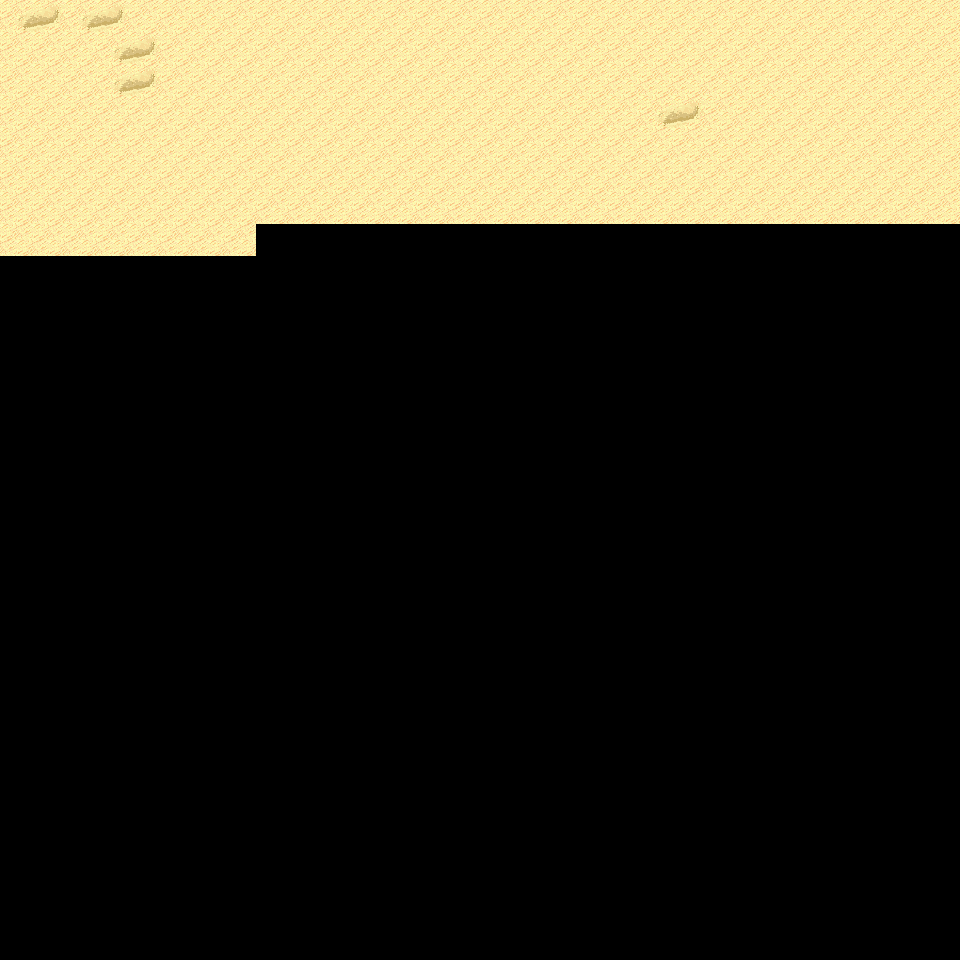

This is a level from a 2D game, rendered from its Tiled map with the project's own tilesets. A one-line summary and the map file follow, with tile-layer data summarised:
An orthogonal 30x30 tile map with 32x32 px tiles, 6 tile layers (Ground, Object, Object2, Above, ...), 6 tilesets and 2 objects (2x mapExit).

<map version="1.0" orientation="orthogonal" renderorder="right-down" width="30" height="30" tilewidth="32" tileheight="32" nextobjectid="3">
  <tileset firstgid="1" name="tileset_logic_collision" tilewidth="32" tileheight="32" tilecount="1" columns="1">
    <image source="../drawable/tileset_logic_collision.png" width="32" height="32" />
  </tileset>
  <tileset firstgid="2" name="tileset_terrain_desert" tilewidth="32" tileheight="32" tilecount="88" columns="8">
    <image source="../drawable/tileset_terrain_desert.png" width="256" height="352" />
  </tileset>
  <tileset firstgid="90" name="tileset_ground_sand_2" tilewidth="32" tileheight="32" tilecount="15" columns="5">
    <image source="../drawable/tileset_ground_sand_2.png" width="160" height="96" />
  </tileset>
  <tileset firstgid="105" name="tileset_plant_cactus_2" tilewidth="32" tileheight="32" tilecount="10" columns="5">
    <image source="../drawable/tileset_plant_cactus_2.png" width="160" height="64" />
  </tileset>
  <tileset firstgid="115" name="tileset_plant_round_cactuses" tilewidth="32" tileheight="32" tilecount="20" columns="10">
    <image source="../drawable/tileset_plant_round_cactuses.png" width="320" height="64" />
  </tileset>
  <tileset firstgid="135" name="tileset_plant_cactus" tilewidth="32" tileheight="32" tilecount="2" columns="1">
    <image source="../drawable/tileset_plant_cactus.png" width="32" height="64" />
  </tileset>
  <layer name="Ground" width="30" height="30">
    <data>[900 cells, 218 non-empty, 3 distinct tile ids]</data>
  </layer>
  <layer name="Object" width="30" height="30">
    <data>[900 cells, 0 non-empty, 0 distinct tile ids]</data>
  </layer>
  <layer name="Object2" width="30" height="30">
    <data>[900 cells, 0 non-empty, 0 distinct tile ids]</data>
  </layer>
  <layer name="Above" width="30" height="30">
    <data>[900 cells, 0 non-empty, 0 distinct tile ids]</data>
  </layer>
  <layer name="Above2" width="30" height="30">
    <data>[900 cells, 0 non-empty, 0 distinct tile ids]</data>
  </layer>
  <layer name="Walkable" width="30" height="30">
    <data>[900 cells, 0 non-empty, 0 distinct tile ids]</data>
  </layer>
  <objectgroup name="MapEvents">
    <object id="1" name="north" type="mapExit" x="0" y="0" width="960" height="32">
      <properties>
        <property name="map" value="level_0_x21_y113" />
        <property name="x" value="0" />
        <property name="y" value="28" />
      </properties>
    </object>
    <object id="2" name="west" type="mapExit" x="0" y="0" width="32" height="960">
      <properties>
        <property name="map" value="level_0_x20_y114" />
        <property name="x" value="28" />
        <property name="y" value="0" />
      </properties>
    </object>
  </objectgroup>
</map>
